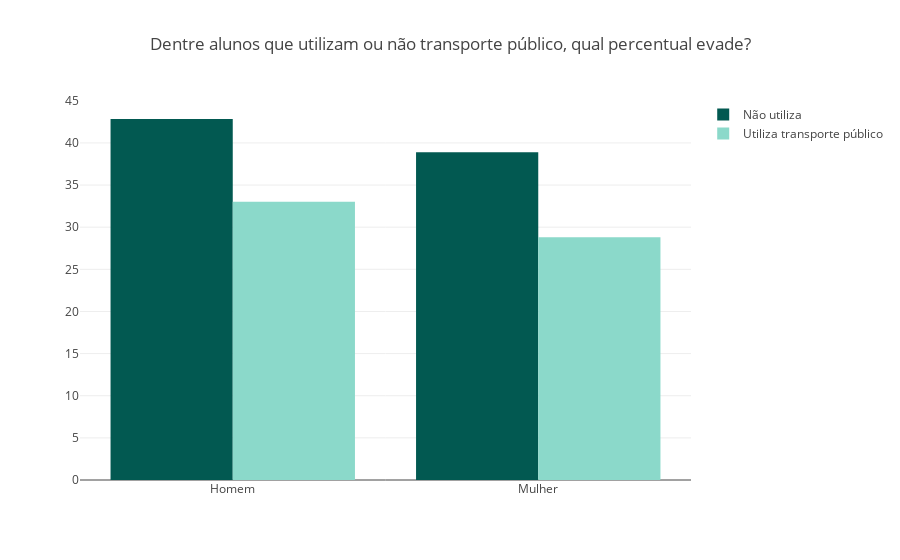

The notebook cell this image was saved under:
### Code cell
title = 'Dentre alunos que utilizam ou não transporte público, qual percentual evade?'
x = 'CAT_IN_TRANSPORTE_PUBLICO'

plot_categoria_sexo(x, title, 'perc_sexo_transporte_evasao', save=False)

### Figure 1 — Plotly figure (JSON) as saved in the notebook; plotly's stock layout.template omitted (floating-point values rounded to 4 significant figures)
{"data": [{"marker": {"color": "#025951"}, "name": "Não utiliza", "type": "bar", "uid": "eb72f968-05b4-4008-88dc-4e87eb551a1e", "x": ["Homem", "Mulher"], "y": [42.84, 38.88]}, {"marker": {"color": "#8BD9CA"}, "name": "Utiliza transporte público", "type": "bar", "uid": "14a2b8c2-7265-47d6-8986-57256030160f", "x": ["Homem", "Mulher"], "y": [33.01, 28.8]}], "layout": {"title": {"text": "Dentre alunos que utilizam ou não transporte público, qual percentual evade?"}}}
